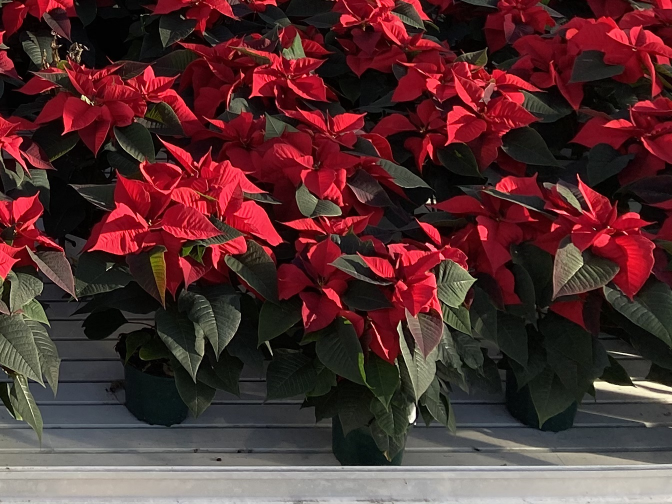
#> input picture data/sea-of-plants/images/IMG202.jpg, 1344 x 1008 px (shown at 1/2 size)
$ python find_color.py ../IMG200.jpg
#> lines starting #> are read from the running program, lines starting #| are printed output that depends on the picture; after the words box and inside, x2 and y2 are one past the last pixel; in counts of white or black regions, pixels touching at a corner belong together
#> in output_csv, img is the input picture: shape (1008, 1344, 3); mean B, G, R 48.1, 47.1, 83.1
import cv2
import os
from mpl_toolkits.mplot3d import Axes3D
from matplotlib import cm
from matplotlib import colors
import matplotlib.pyplot as plt
import numpy as np
import csv
import os
import sys
import glob

def visualize_img(img):
    cv2.imshow('img', img)
    cv2.waitKey(0)
    cv2.destroyAllWindows()


def color_space(img, color, name): # THE PLOT IS INSANELY SLOW
    name.replace('.jpg','.png') # we want to save plots as png

    if color == 'RGB': # check how to conver color space
        img = cv2.cvtColor(img, cv2.COLOR_BGR2RGB)
    else:
        img = cv2.cvtColor(img, cv2.COLOR_BGR2HSV)

    r, g, b = cv2.split(img)
    fig = plt.figure()
    axis = fig.add_subplot(1, 1, 1, projection="3d")
    pixelcolors = img.reshape((np.shape(img)[0]*np.shape(img)[1], 3))
    norm = colors.Normalize(vmin=-1.,vmax=1.)
    norm.autoscale(pixelcolors)
    pixelcolors = norm(pixelcolors).tolist()
    axis.scatter(r.flatten(), g.flatten(), b.flatten(), facecolors=pixelcolors, marker=".")

    if color == 'RGB': # for visuals
        axis.set_xlabel("Red")
        axis.set_ylabel("Green")
        axis.set_zlabel("Blue")
    else:
        axis.set_xlabel("Hue")
        axis.set_ylabel("Saturation")
        axis.set_zlabel("Value")

    plt.savefig('./plots/color_space/{}{}'.format(color,name)) # save because show just crashes PC

def draw(img, color):
    if color == "red":
        img[np.all(img == (0, 0, 0), axis=-1)] = (0,255,0)
    else:
        img[np.all(img == (0, 0, 0), axis=-1)] = (255,0,0)

    return img

def hack(filename): # if training images are in test set, hack them
    if filename == 'IMG100.jpg':
        Lred = (0,153,0)
        Hred = (180,255,255)
        Lgreen = (19,0,0)
        Hgreen = (164,255,255)
    elif filename == 'IMG200.jpg':
        Lred = (170,54,91)
        Hred = (179,255,255)
        Lgreen = (6,0,0)
        Hgreen = (168,255,232)
    elif filename == 'IMG201.jpg':
        Lred = (169,0,0)
        Hred = (179,255,255)
        Lgreen = (26,0,0)
        Hgreen = (145,255,238)
    elif filename == 'IMG202.jpg':
        Lred = (174,0,0)
        Hred = (179,255,255)
        Lgreen = (23,0,0)
        Hgreen = (71,255,118)
    elif filename == 'IMG204.jpg':
        Lred = (172,0,0)
        Hred = (179,255,255)
        Lgreen = (10,0,0)
        Hgreen = (71,255,118)
    elif filename == 'IMG205.jpg':
        Lred = (169,0,0)
        Hred = (179,255,255)
        Lgreen = (0,137,0)
        Hgreen = (179,255,255)
    elif filename == 'IMG206.jpg':
        Lred = (152,158,0)
        Hred = (179,255,255)
        Lgreen = (46,142,0)
        Hgreen = (179,255,255)
    elif filename == 'IMG207.jpg':
        Lred = (52,141,0)
        Hred = (179,255,255)
        Lgreen = (15,0,0)
        Hgreen = (150,255,255)
    elif filename == 'IMG208.jpg':
        Lred = (157,105,0)
        Hred = (179,255,255)
        Lgreen = (0,0,0)
        Hgreen = (0,0,0)
    else:
        Lred = (123, 66, 0)
        Hred = (180, 255, 255)
        Lgreen = (21,8,0)
        Hgreen = (117,255,74)

    return Lred, Hred, Lgreen, Hgreen

def segment(img, transform, filename):
#> called with transform = 'Y', filename = 'IMG202.jpg'
    imgRGB = cv2.cvtColor(img, cv2.COLOR_BGR2RGB)
    imgHSV = cv2.cvtColor(img, cv2.COLOR_BGR2HSV)
#> imgHSV: shape (1008, 1344, 3); mean H, S, V 92.6, 119.6, 84.8


    Lred, Hred, Lgreen, Hgreen = hack(filename)

    maskR = cv2.inRange(imgHSV, Lred, Hred)
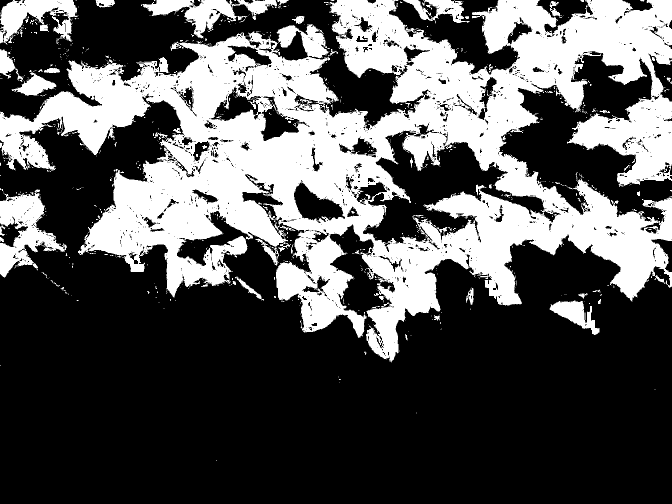
#> maskR: shape (1008, 1344) (shown at 1/2 size); 33.8% white; 822 white regions (751 under 20 px), largest, box (x1, y1, x2, y2) and area: (0, 0, 1344, 725) 416386, (0, 379, 134, 555) 10289, (282, 0, 554, 77) 7344
    maskG = cv2.inRange(imgHSV, Lgreen, Hgreen)
#> maskG: shape (1008, 1344); 21.3% white; 1012 white regions (822 under 20 px), largest, box (x1, y1, x2, y2) and area: (149, 494, 1344, 932) 197540, (0, 543, 124, 790) 11380, (1014, 187, 1168, 349) 8326

    kernelSize = np.ones((3, 3))# Play with different kernel sizes

    if transform == 'Y': # swap MORPH_OPEN and MORPH_CLOSE to play around
        transR = cv2.morphologyEx(maskR, cv2.MORPH_OPEN, kernelSize)
#> transR: shape (1008, 1344); 32.5% white; 218 white regions (108 under 20 px), largest, box (x1, y1, x2, y2) and area: (0, 0, 1344, 723) 379907, (552, 461, 733, 675) 17661, (0, 387, 128, 554) 9499
        transG = cv2.morphologyEx(maskG, cv2.MORPH_OPEN, kernelSize)
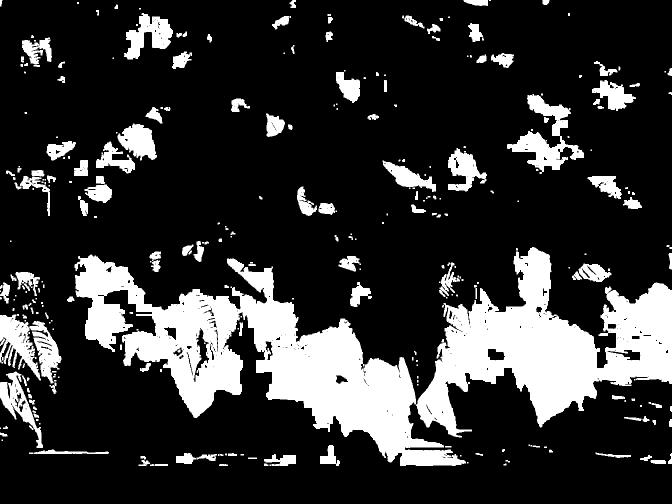
#> transG: shape (1008, 1344) (shown at 1/2 size); 20.3% white; 312 white regions (117 under 20 px), largest, box (x1, y1, x2, y2) and area: (149, 494, 1344, 932) 194872, (0, 629, 123, 767) 8542, (1014, 188, 1168, 348) 8078
        resultR = cv2.bitwise_and(imgRGB, imgRGB, mask=transR)
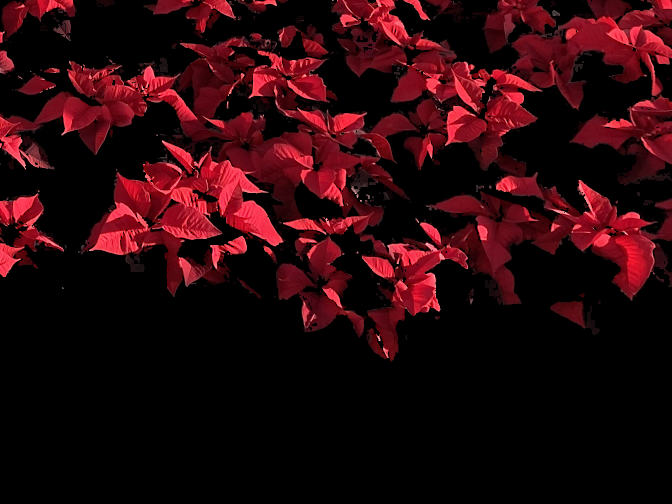
#> resultR: shape (1008, 1344, 3) (shown at 1/2 size); mean R, G, B 40.3, 7.2, 11.1
        resultG = cv2.bitwise_and(imgRGB, imgRGB, mask=transG)
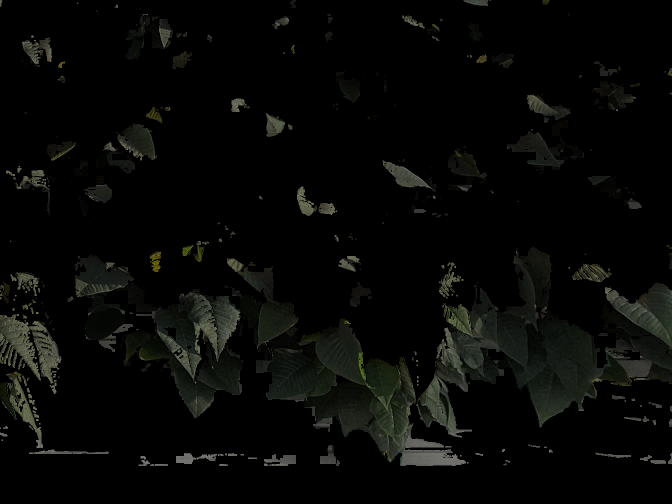
#> resultG: shape (1008, 1344, 3) (shown at 1/2 size); mean R, G, B 7.3, 8, 6.3
    else:
        resultR = cv2.bitwise_and(imgRGB, imgRGB, mask=maskR)
        resultG = cv2.bitwise_and(imgRGB, imgRGB, mask=maskG)

    a,b,c = calc_px(img, maskR, maskG)
    plot_results(maskR, resultR, maskG, resultG)

    return a, b, c


def plot_results(maskR, resultR, maskG, resultG):
    plt.subplot(2, 3, 1)
    plt.imshow(maskR, cmap="gray")
    plt.subplot(2, 3, 2)
    plt.imshow(resultR)
    plt.subplot(2 ,3, 4)
    plt.imshow(maskG, cmap="gray")
    plt.subplot(2, 3, 5)
    plt.imshow(resultG)
    plt.subplot(2, 3, 3)
    plt.imshow(draw(resultR, 'red'))
    plt.subplot(2, 3, 6)
    plt.imshow(draw(resultG, 'green'))
    # plt.show()                               # <--------------------

def calc_px(img, maskR, maskG):
    imgPX = np.prod(img[:,:,1].shape)
#> imgPX = 1354752
    maskRPX = np.count_nonzero(maskR)
#> maskRPX = 457503
    maskGPX = np.count_nonzero(maskG)
#> maskGPX = 288766

    return imgPX, maskRPX, maskGPX

def output_csv(img_paths, csv_path):
    for root, dirs, files in os.walk('../../data/sea-of-plants/images'):
        for filename in files:
            filepath = root + os.sep + filename
            img = cv2.imread(filepath) # all imgs on OpenCV are BGR by default. Always convert to BGR before imshow
            # visualize_img(img)
            # color_space(img,'HSV', filename)
            a, b, c = segment(img, 'Y', filename)
#> in segment, `a,b,c = calc_px(img, maskR, maskG)`: a = 1354752; b = 457503; c = 288766
#> in draw, `img[np.all(img == (0, 0, 0), axis=-1)] = (0,255,0)`:
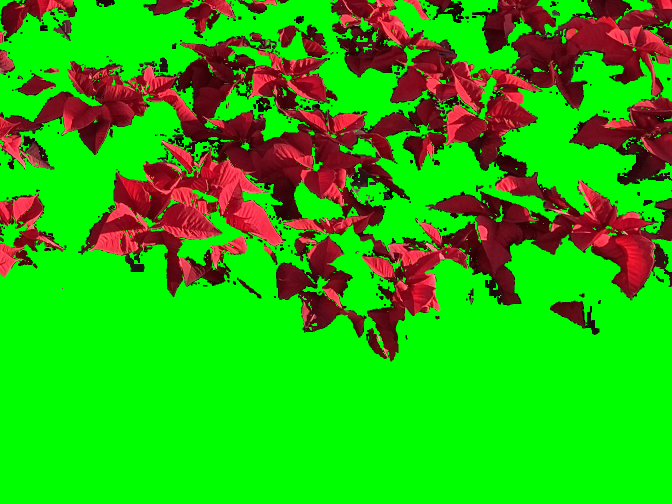
#> img: shape (1008, 1344, 3) (shown at 1/2 size); mean R, G, B 40.3, 179.3, 11.1
#> call 2 of draw, with color = 'green'
#> in draw (call 2), `img[np.all(img == (0, 0, 0), axis=-1)] = (255,0,0)`:
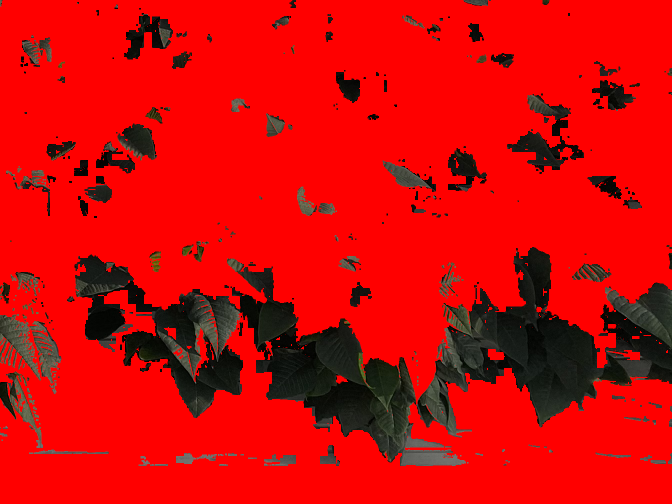
#> img: shape (1008, 1344, 3) (shown at 1/2 size); mean R, G, B 210.5, 8, 6.3
#> a = 1354752; b = 457503; c = 288766
            with open(r'colour_results.csv', 'a') as f:
                writer = csv.writer(f)
                writer.writerow([filename,a,b,c]) # write to file
            # break

def main(in_dir):
    print('Input directory: {}'.format(in_dir))
    img_paths = glob.glob(os.path.join(in_dir, '*.jpg'))
    print(img_paths)
    img_paths.sort()
    print('{} image paths loaded'.format(len(img_paths)))

    output_csv(img_paths, 'colour_results.csv')
    print('Done')


if __name__ == "__main__":
   main(sys.argv[1])
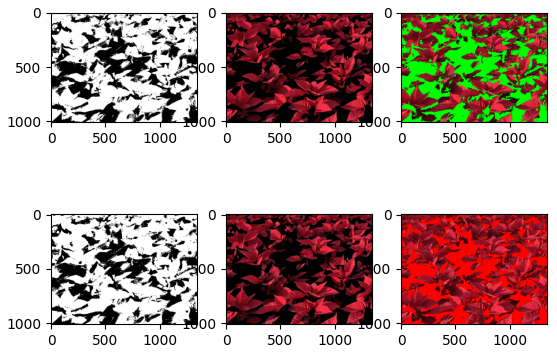
#> figure drawn by matplotlib, 6 panels

$ run again, with work/collage.jpg copied over data/sea-of-plants/images/IMG202.jpg
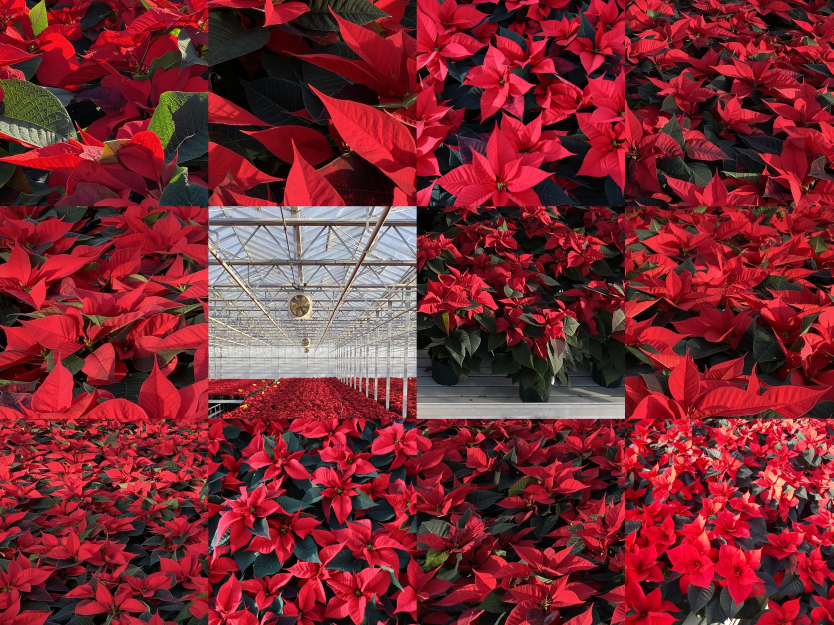
#> input picture work/collage.jpg, 2500 x 1875 px (shown at 1/3 size)
#> in output_csv, img is the input picture: shape (1875, 2500, 3); mean B, G, R 48.7, 40.6, 120.6
#> imgHSV: shape (1875, 2500, 3); mean H, S, V 129, 164.4, 122.2
#> in segment, `maskR = cv2.inRange(imgHSV, Lred, Hred)`:
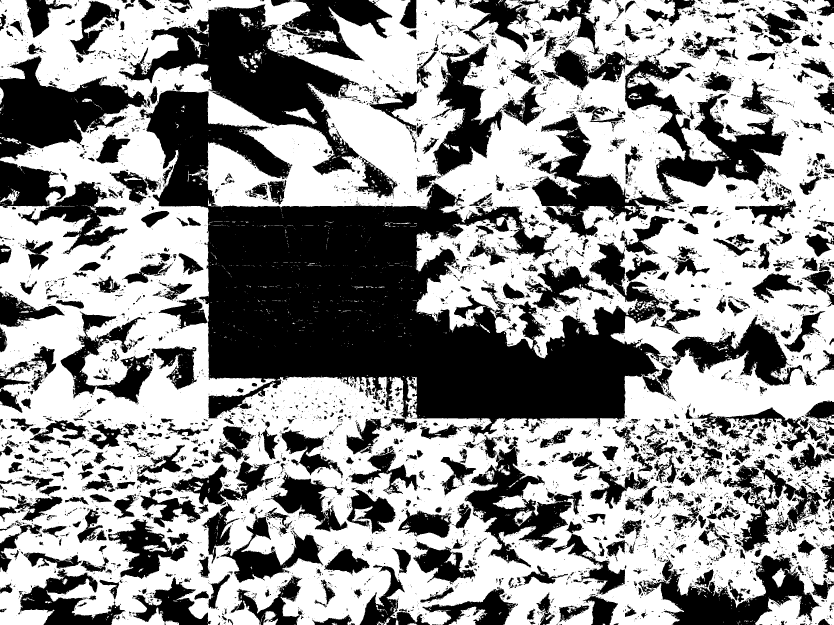
#> maskR: shape (1875, 2500) (shown at 1/3 size); 57.6% white; 8052 black regions (6650 under 20 px), largest, box (x1, y1, x2, y2) and area: (419, 271, 2015, 1363) 659823, (355, 13, 1086, 526) 113301, (0, 166, 442, 482) 66687
#> maskG: shape (1875, 2500); 6.5% white; 4622 white regions (3894 under 20 px), largest, box (x1, y1, x2, y2) and area: (1243, 932, 1961, 1208) 70913, (0, 197, 234, 433) 19600, (642, 171, 810, 316) 9202
#> transR: shape (1875, 2500); 56% white; 3919 black regions (2943 under 20 px), largest, box (x1, y1, x2, y2) and area: (417, 250, 2101, 1363) 688719, (1556, 142, 2367, 715) 129306, (355, 13, 1193, 597) 122904
#> transG: shape (1875, 2500); 5.7% white; 1114 white regions (487 under 20 px), largest, box (x1, y1, x2, y2) and area: (1250, 944, 1726, 1208) 43217, (1663, 932, 1961, 1173) 26370, (8, 238, 224, 403) 14839
#> maskRPX = 2701774
#> maskGPX = 306619
#> in segment, `a,b,c = calc_px(img, maskR, maskG)`: a = 4687500; b = 2701774; c = 306619
#> in draw (call 2), `img[np.all(img == (0, 0, 0), axis=-1)] = (255,0,0)`:
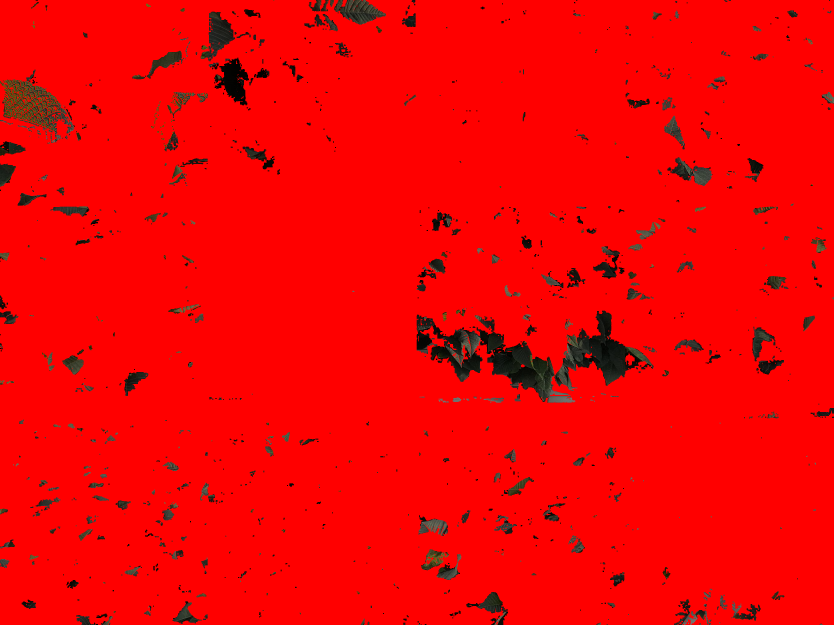
#> img: shape (1875, 2500, 3) (shown at 1/3 size); mean R, G, B 242.8, 2.6, 1.9
#> in output_csv, `a, b, c = segment(img, 'Y', filename)`: a = 4687500; b = 2701774; c = 306619
